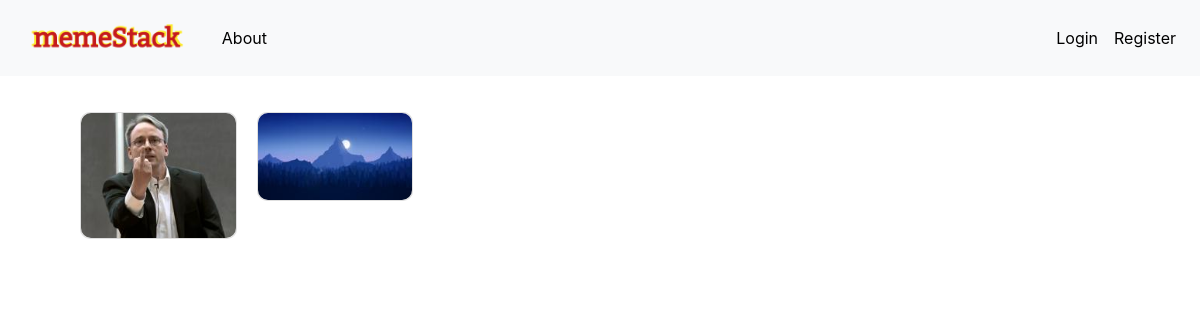
/, run on an earlier commit of the app's database.
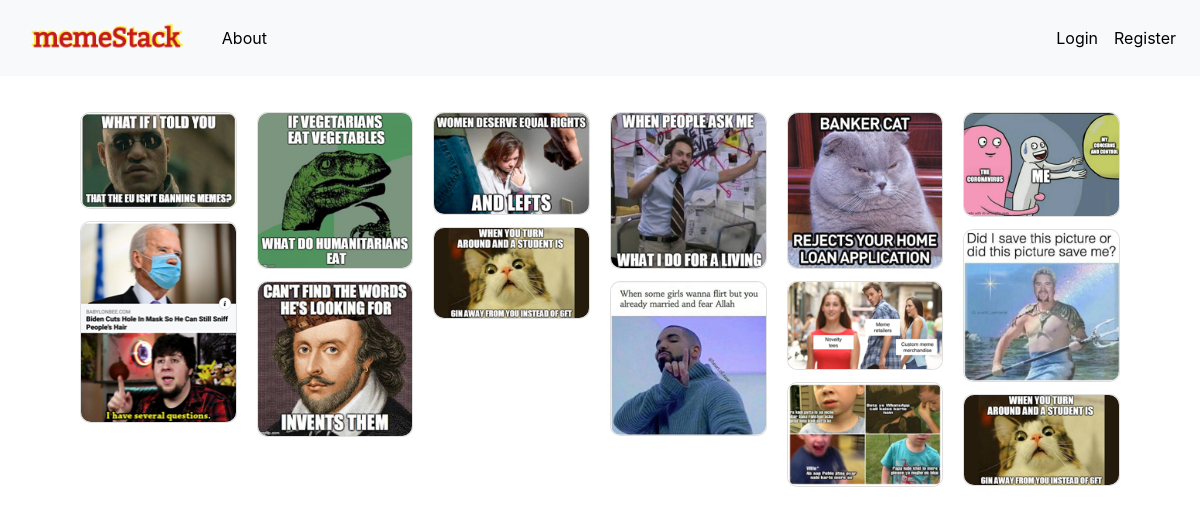
And on a later commit of the database.
### mainproject/models.py (models this page shows, shortened)
class Meme(db.Model):
    users = db.relationship(User)
    id = db.Column(db.Integer,primary_key= True)
    user_id = db.Column(db.Integer, db.ForeignKey('users.id'),nullable = False)
    date = db.Column(db.DateTime,nullable=False, default = datetime.utcnow)
    meme_caption = db.Column(db.Text,nullable = False)
    meme_image = db.Column(db.String(128),nullable=False)

### mainproject/core/views.py (the view)
@core.route('/')
def index():
    memes = Meme.query.order_by(Meme.date.desc()).all()
    return render_template("index.html",memes = memes)

### mainproject/templates/index.html (shortened to what this page needs)
{% extends "base.html" %} {% block content %}
<div class="card-columns mt-3">
    {% for meme in memes %}
    <a href="{{url_for('meme_post.meme',meme_post_id= meme.id)}}">
        <div class="card">
            <img class="card-img-top" src="{{url_for('static',filename= 'memes/'+meme.meme_image)}}" alt="Card image cap">
        </div>
    </a>
    {% endfor %}
</div>
{% endblock %}

### mainproject/templates/base.html (shortened to what this page needs)
<!doctype html>
<html lang="en">
<head>
    <link rel="stylesheet" href="https://stackpath.bootstrapcdn.com/bootstrap/4.5.2/css/bootstrap.min.css">
    <link rel="stylesheet" href="{{ url_for('static',filename='css/style.css') }}">
</head>
<body>
    <nav class="navbar navbar-expand-lg navbar-light bg-light">
        <a class="navbar-brand" href="{{ url_for('core.index') }}">
            <img src="../static/images/logo2.png" alt="">
        </a>
        <div class="collapse navbar-collapse" id="navbarNav">
            <ul class="navbar-nav">
                <li class='nav-item about'>
                    <a class="nav-link" href="{{ url_for('core.about') }}">About</a>
                </li>
            </ul>
            <ul class="navbar-nav ml-auto">
                {% if current_user.is_authenticated %}
                <li class="nav-item">
                    <a class="nav-link" href="{{url_for('users.profile',username= current_user.username)}}">{{current_user.username}}</a>
                </li>
                <li class="nav-item d-block d-lg-none">
                    <a class="nav-link" href="{{ url_for('users.account') }}">Setting</a>
                </li>
                <li class="nav-item">
                    <a class="nav-link" href="{{ url_for('users.logout') }}">Log out</a>
                </li>
                {% else %}
                <li class='nav-item'>
                    <a class="nav-link" href="{{ url_for('users.login') }}">Login</a>
                </li>
                <li class='nav-item'>
                    <a class="nav-link" href="{{ url_for('users.register') }}">Register</a>
                </li>
                {% endif %}
            </ul>
        </div>
    </nav>
    <div class="mainContainer">
        {% block content %} {% endblock %}
    </div>
</body>
</html>

### mainproject/static/css/style.css (style rules this page uses)
.mainContainer { padding: 20px 80px; }
.navbar-brand img { height: 50px; }
.nav-link:link { color: black !important; }
.card-columns { column-count: 6; }
.card-columns .card { border-radius: 10px !important; width: 100% !important; display: inline-block; }
.card-columns .card img { border-radius: 10px !important; object-fit: cover; }

What changed in the data, as far as the page shows it:
removed Meme: meme_image (picture)
added Meme: meme_image (picture)
added Meme: meme_image (picture)
added Meme: meme_image (picture)
added Meme: meme_image (picture)
added Meme: meme_image (picture)
added Meme: meme_image (picture)
added Meme: meme_image (picture)
added Meme: meme_image (picture)
added Meme: meme_image (picture)
added Meme: meme_image (picture)
added Meme: meme_image (picture)
added Meme: meme_image (picture)
added Meme: meme_image (picture)
changed Meme (number 14 of 14 on the later page): meme_image: a different picture
